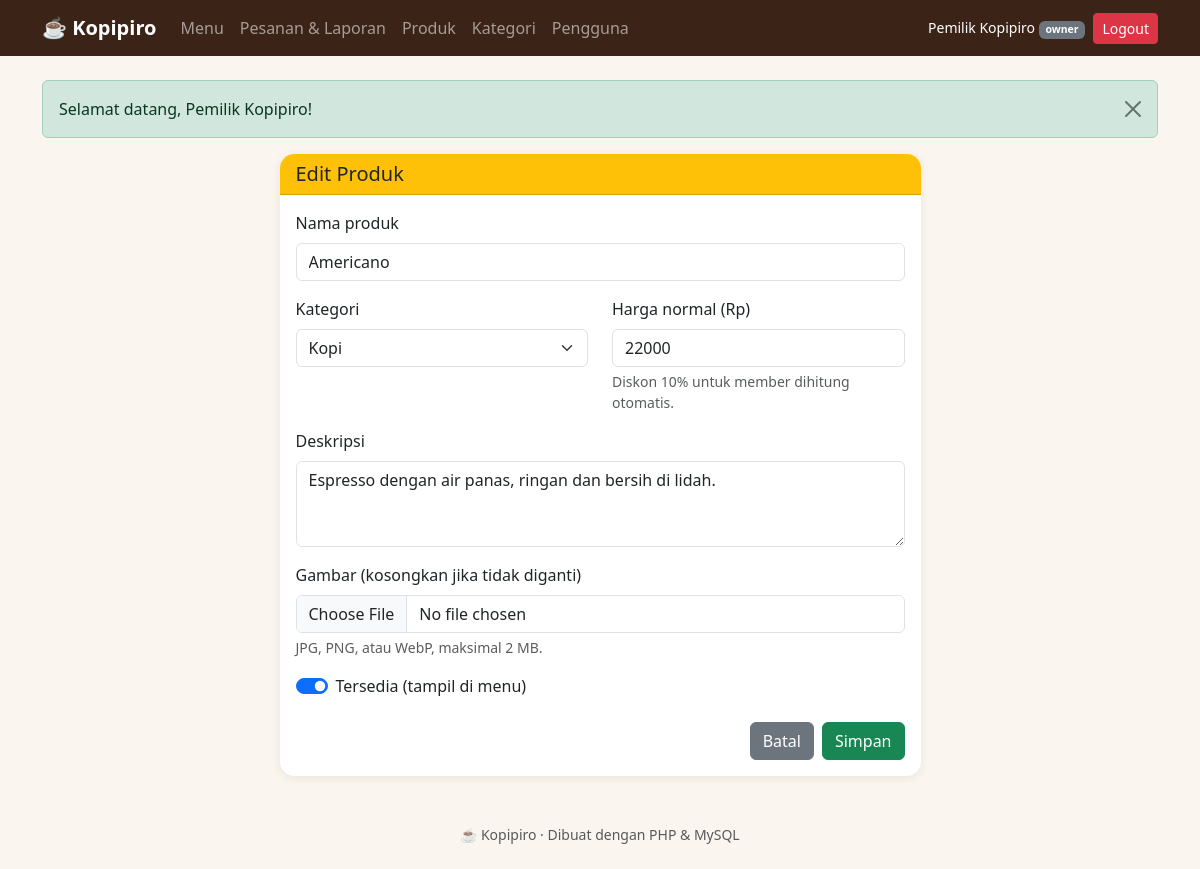
Screenshot of /owner/product_form.php?id=2 (signed in) with the database file from the repository.
### tables this page shows
CREATE TABLE `products` (
  `id` int(10) unsigned NOT NULL AUTO_INCREMENT,
  `category_id` int(10) unsigned NOT NULL,
  `name` varchar(100) NOT NULL,
  `description` text DEFAULT NULL,
  `price` int(10) unsigned NOT NULL COMMENT 'Harga normal (Rupiah)',
  `image` varchar(255) DEFAULT NULL COMMENT 'Nama file di uploads/products/',
  `is_available` tinyint(1) NOT NULL DEFAULT 1,
  `created_at` timestamp NOT NULL DEFAULT CURRENT_TIMESTAMP,
  PRIMARY KEY (`id`),
  KEY `idx_products_category` (`category_id`),
  CONSTRAINT `fk_products_category` FOREIGN KEY (`category_id`) REFERENCES `categories` (`id`)
);

CREATE TABLE `categories` (
  `id` int(10) unsigned NOT NULL AUTO_INCREMENT,
  `name` varchar(50) NOT NULL,
  PRIMARY KEY (`id`),
  UNIQUE KEY `uq_categories_name` (`name`)
);

### owner/product_form.php (the view, shortened to what this page needs)
<?php
include __DIR__ . '/../init.php';
$id = (int) ($_GET['id'] ?? 0);
$product = null;
if ($id) {
    $product = db_one($conn, "SELECT * FROM products WHERE id = ?", 'i', [$id]);
}
$categories = db_all($conn, "SELECT id, name FROM categories ORDER BY name");
$form = [
    'name' => $product['name'] ?? '',
    'category_id' => (int) ($product['category_id'] ?? 0),
    'description' => $product['description'] ?? '',
    'price' => $product['price'] ?? '',
    'is_available' => (int) ($product['is_available'] ?? 1),
];
$pageTitle = $product ? 'Edit Produk' : 'Tambah Produk';
include __DIR__ . '/../header.php';
?>
<div class="row justify-content-center">
    <div class="col-lg-7">
        <div class="card kp-card">
            <div class="card-header <?= $product ? 'bg-warning text-dark' : 'bg-success text-white' ?>">
                <h5 class="mb-0"><?= e($pageTitle) ?></h5>
            </div>
            <div class="card-body">
                <form method="POST" action="" enctype="multipart/form-data">
                    <div class="mb-3">
                        <label for="name" class="form-label">Nama produk</label>
                        <input type="text" class="form-control" id="name" name="name" value="<?= e($form['name']) ?>" required maxlength="100">
                    </div>
                    <div class="row">
                        <div class="col-md-6 mb-3">
                            <label for="category_id" class="form-label">Kategori</label>
                            <select class="form-select" id="category_id" name="category_id" required>
                                <?php foreach ($categories as $c): ?>
                                    <option value="<?= (int) $c['id'] ?>" <?= $form['category_id'] === (int) $c['id'] ? 'selected' : '' ?>><?= e($c['name']) ?></option>
                                <?php endforeach; ?>
                            </select>
                        </div>
                        <div class="col-md-6 mb-3">
                            <label for="price" class="form-label">Harga normal (Rp)</label>
                            <input type="number" class="form-control" id="price" name="price" value="<?= e($form['price']) ?>" min="500" max="10000000" step="500" required>
                            <div class="form-text">Diskon <?= DISCOUNT_PERCENT ?>% untuk member dihitung otomatis.</div>
                        </div>
                    </div>
                    <div class="mb-3">
                        <label for="description" class="form-label">Deskripsi</label>
                        <textarea class="form-control" id="description" name="description" rows="3" maxlength="1000"><?= e($form['description']) ?></textarea>
                    </div>
                    <div class="mb-3">
                        <label for="image" class="form-label">Gambar <?= $product ? '(kosongkan jika tidak diganti)' : '' ?></label>
                        <input type="file" class="form-control" id="image" name="image" accept="image/jpeg,image/png,image/webp">
                        <div class="form-text">JPG, PNG, atau WebP, maksimal 2 MB.</div>
                    </div>
                    <div class="form-check form-switch mb-4">
                        <input class="form-check-input" type="checkbox" role="switch" id="is_available" name="is_available" <?= $form['is_available'] ? 'checked' : '' ?>>
                        <label class="form-check-label" for="is_available">Tersedia (tampil di menu)</label>
                    </div>
                    <div class="d-grid gap-2 d-md-flex justify-content-md-end">
                        <a href="<?= e(url('owner/products.php')) ?>" class="btn btn-secondary">Batal</a>
                        <button type="submit" name="save" class="btn btn-success">Simpan</button>
                    </div>
                </form>
            </div>
        </div>
    </div>
</div>
<?php include __DIR__ . '/../footer.php'; ?>

### assets/style.css (style rules this page uses)
:root { --kp-dark: #3b2417; --kp-brown: #8a5230; --kp-accent: #c8803c; --kp-cream: #faf5ee; }
body { background: var(--kp-cream); color: #2d2018; }
a { color: var(--kp-brown); }
.kp-card { border: 0; border-radius: .9rem; box-shadow: 0 2px 10px rgba(59, 36, 23, .08); overflow: hidden; transition: transform .15s; }

### rows the page displays
products: name "Americano", category_id "Kopi", price "22000", description "Espresso dengan air panas, ringan dan bersih di lidah.", is_available "☑"

### other values shown
$_SESSION['name'] "Pemilik Kopipiro"
current_role() "owner"
$f['msg'] "Selamat datang, Pemilik Kopipiro!"
$pageTitle "Edit Produk"
DISCOUNT_PERCENT "10"
